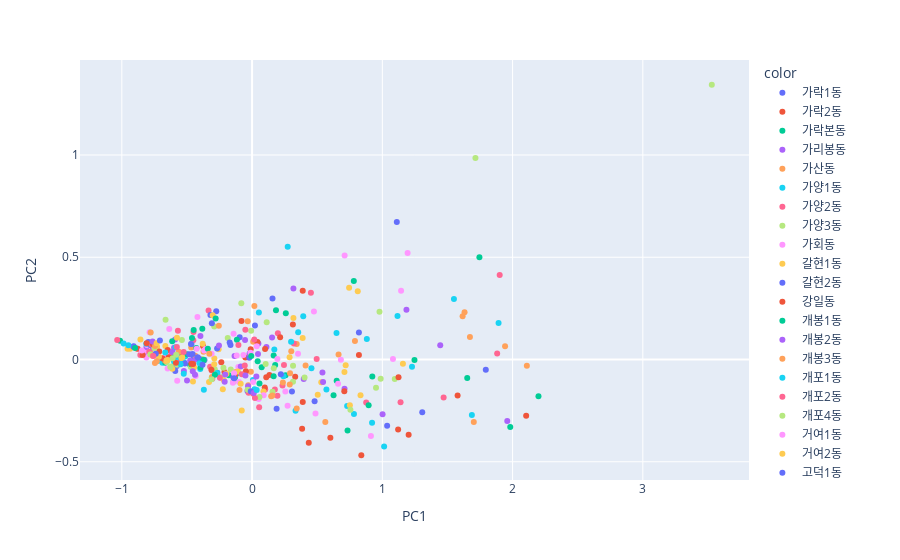

The notebook cell this image was saved under:
### Code cell
fig = px.scatter(X_pp.iloc[:,:2],
                 x='PC1',
                 y='PC2', 
                 color = X_pp.index)
fig.iplot()
